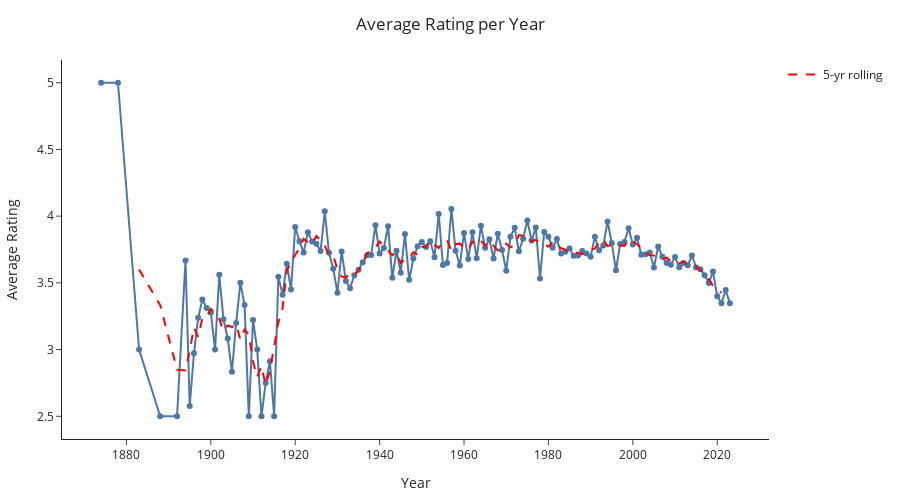

Notebook code for this chart:
### Code cell
import plotly.express as px
import pandas as pd

avg_rating_per_year_pd = avg_rating_per_year.toPandas()
avg_rating_per_year_pd["year"] = pd.to_numeric(avg_rating_per_year_pd["year"], errors='coerce')
avg_rating_per_year_pd = avg_rating_per_year_pd.dropna().sort_values(by="year")

# Compute rolling mean if enough points
if len(avg_rating_per_year_pd) >= 5:
    avg_rating_per_year_pd["rolling"] = (
        avg_rating_per_year_pd["avg(rating)"].rolling(window=5, center=True).mean()
    )
else:
    avg_rating_per_year_pd["rolling"] = None

fig = px.line(
    avg_rating_per_year_pd,
    x="year",
    y="avg(rating)",
    markers=True,
    labels={"avg(rating)": "Average Rating", "year": "Year"},
    title="Average Rating per Year",
    color_discrete_sequence=["#4C78A8"]
)

# Add rolling mean if present
if avg_rating_per_year_pd["rolling"].notna().any():
    fig.add_scatter(
        x=avg_rating_per_year_pd["year"],
        y=avg_rating_per_year_pd["rolling"],
        mode="lines",
        name="5-yr rolling",
        line=dict(color="red", dash="dash")
    )

fig.update_layout(
    template="simple_white",
    title_x=0.5,
    height=500,
    margin=dict(l=60, r=60, t=60, b=60),
    legend_title=None
)
fig.show()

### Figure 1 — Plotly figure (JSON) as saved in the notebook; plotly's stock layout.template omitted (floating-point values rounded to 4 significant figures; data arrays with more than 128 entries replaced by an {"elided": "..."} marker saying what was removed)
{"data": [{"hovertemplate": "Year=%{x}<br>Average Rating=%{y}<extra></extra>", "legendgroup": "", "line": {"color": "#4C78A8", "dash": "solid"}, "marker": {"symbol": "circle"}, "mode": "lines+markers", "name": "", "orientation": "v", "showlegend": false, "type": "scatter", "x": {"elided": "135 int values"}, "xaxis": "x", "y": {"elided": "135 float values"}, "yaxis": "y"}, {"line": {"color": "red", "dash": "dash"}, "mode": "lines", "name": "5-yr rolling", "type": "scatter", "x": {"elided": "135 int values"}, "y": {"elided": "135 float values"}}], "layout": {"height": 500, "legend": {"title": {}, "tracegroupgap": 0}, "margin": {"b": 60, "l": 60, "r": 60, "t": 60}, "title": {"text": "Average Rating per Year", "x": 0.5}, "xaxis": {"anchor": "y", "domain": [0, 1], "title": {"text": "Year"}}, "yaxis": {"anchor": "x", "domain": [0, 1], "title": {"text": "Average Rating"}}}}
